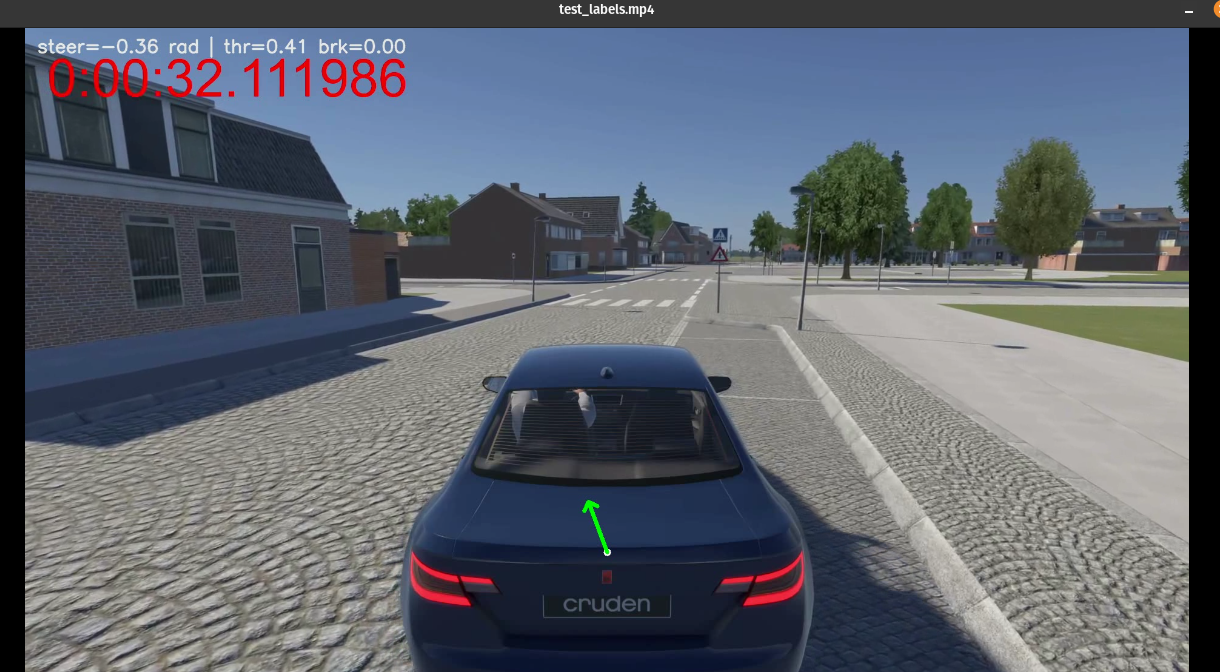
#> input picture image-1.png, 1220 x 672 px; its folder holds only this picture in this run
$ python lane_detection_cv.py --input . --output out
#> lines starting #> are read from the running program, lines starting #| are printed output that depends on the picture; after the words box and inside, x2 and y2 are one past the last pixel; in counts of white or black regions, pixels touching at a corner belong together
"""
Traditional Computer Vision Lane Detection
Uses Canny edge detection + Hough transform for reliable lane detection
"""
import cv2
import numpy as np
import argparse
from pathlib import Path


def region_of_interest(img, vertices):
    """Apply ROI mask to keep only the region defined by vertices"""
    mask = np.zeros_like(img)
    cv2.fillPoly(mask, vertices, 255)
    masked = cv2.bitwise_and(img, mask)
    return masked


def detect_lane_edges(image, low_threshold=50, high_threshold=150):
    """Detect edges using Canny edge detector"""
    # Convert to grayscale
    gray = cv2.cvtColor(image, cv2.COLOR_BGR2GRAY)

    # Apply Gaussian blur to reduce noise
    blur = cv2.GaussianBlur(gray, (5, 5), 0)

    # Canny edge detection
    edges = cv2.Canny(blur, low_threshold, high_threshold)

    return edges


def detect_lines(edges, rho=1, theta=np.pi/180, threshold=50, min_line_length=50, max_line_gap=150):
    """Detect lines using Hough transform"""
    lines = cv2.HoughLinesP(
        edges,
        rho=rho,
        theta=theta,
        threshold=threshold,
        minLineLength=min_line_length,
        maxLineGap=max_line_gap
    )
    return lines


def separate_left_right_lines(lines, img_width):
    """Separate lines into left and right based on slope"""
    left_lines = []
    right_lines = []

    if lines is None:
        return left_lines, right_lines

    for line in lines:
        x1, y1, x2, y2 = line[0]

        # Skip vertical lines
        if x2 - x1 == 0:
            continue

        slope = (y2 - y1) / (x2 - x1)

        # Filter by slope to remove horizontal and near-horizontal lines
        if abs(slope) < 0.5:
            continue

        # Separate by position and slope
        if slope < 0 and x2 < img_width * 0.6:  # Left lane (negative slope)
            left_lines.append((x1, y1, x2, y2, slope))
        elif slope > 0 and x1 > img_width * 0.4:  # Right lane (positive slope)
            right_lines.append((x1, y1, x2, y2, slope))

    return left_lines, right_lines


def fit_lane_polynomial(lines, img_height, img_width):
    """Fit a polynomial curve through line segments and detect line style"""
    if not lines:
        return None, None

    # Extract all points from line segments
    points = []
    for x1, y1, x2, y2, slope in lines:
        points.append((x1, y1))
        points.append((x2, y2))

    if len(points) < 4:
        return None, None

    # Sort points by y coordinate
    points = sorted(points, key=lambda p: p[1])
    x_coords = np.array([p[0] for p in points])
    y_coords = np.array([p[1] for p in points])

    # Fit 2nd degree polynomial for curves (x = f(y))
    try:
        poly = np.polyfit(y_coords, x_coords, deg=2)
    except:
        return None, None

    # Detect line style (solid vs dashed)
    # Calculate gaps between consecutive line segments
    gaps = []
    sorted_lines = sorted(lines, key=lambda l: (l[1] + l[3]) / 2)  # Sort by midpoint y
    for i in range(len(sorted_lines) - 1):
        # Distance between end of one segment and start of next
        _, _, _, y2_end, _ = sorted_lines[i]
        _, y1_start, _, _, _ = sorted_lines[i + 1]
        gap = abs(y1_start - y2_end)
        gaps.append(gap)

    # If we have significant gaps, it's likely dashed
    avg_gap = np.mean(gaps) if gaps else 0
    is_dashed = avg_gap > 20  # Threshold for dashed detection

    # Generate smooth curve points
    y_range = np.linspace(int(img_height * 0.6), img_height, num=50)
    curve_points = []

    for y in y_range:
        x = poly[0] * y**2 + poly[1] * y + poly[2]
        x = int(np.clip(x, 0, img_width - 1))
        curve_points.append((x, int(y)))

    return curve_points, is_dashed


def draw_lane_curve(image, curve_points, is_dashed=False, color=(0, 255, 0), thickness=8):
    """Draw a smooth lane curve (solid or dashed)"""
    if curve_points is None or len(curve_points) < 2:
        return image

    line_image = np.zeros_like(image)

    if is_dashed:
        # Draw dashed line
        dash_length = 20
        gap_length = 15

        for i in range(0, len(curve_points) - 1, dash_length + gap_length):
            end_idx = min(i + dash_length, len(curve_points) - 1)
            segment = curve_points[i:end_idx + 1]

            if len(segment) > 1:
                pts = np.array(segment, dtype=np.int32)
                cv2.polylines(line_image, [pts], False, color, thickness, cv2.LINE_AA)
    else:
        # Draw solid line
        pts = np.array(curve_points, dtype=np.int32)
        cv2.polylines(line_image, [pts], False, color, thickness, cv2.LINE_AA)

    return line_image


def draw_lanes(image, left_curve, left_dashed, right_curve, right_dashed):
    """Draw both lane curves on image"""
    line_image = np.zeros_like(image)

    # Color coding: solid = green, dashed = yellow
    if left_curve is not None:
        color = (0, 255, 255) if left_dashed else (0, 255, 0)
        line_img = draw_lane_curve(image, left_curve, left_dashed, color=color, thickness=8)
        line_image = cv2.add(line_image, line_img)

    if right_curve is not None:
        color = (0, 255, 255) if right_dashed else (0, 255, 0)
        line_img = draw_lane_curve(image, right_curve, right_dashed, color=color, thickness=8)
        line_image = cv2.add(line_image, line_img)

    # Combine with original image
    result = cv2.addWeighted(image, 0.8, line_image, 1.0, 0.0)
    return result


def process_image(image, debug=False):
    """
    Main lane detection pipeline
    """
    h, w = image.shape[:2]

    # Define region of interest (trapezoid focusing on bottom half)
    roi_vertices = np.array([[
        (int(w * 0.1), h),              # Bottom left
        (int(w * 0.45), int(h * 0.6)),  # Top left
        (int(w * 0.55), int(h * 0.6)),  # Top right
        (int(w * 0.9), h)                # Bottom right
    ]], dtype=np.int32)

    # Detect edges
    edges = detect_lane_edges(image)

    # Apply ROI mask
    masked_edges = region_of_interest(edges, roi_vertices)

    if debug:
        cv2.imwrite('/tmp/lane_debug_edges.jpg', masked_edges)

    # Detect lines
    lines = detect_lines(masked_edges)

    # Separate lines into left and right
    left_lines, right_lines = separate_left_right_lines(lines, w)

    # Fit polynomial curves and detect line styles
    left_curve, left_dashed = fit_lane_polynomial(left_lines, h, w)
    right_curve, right_dashed = fit_lane_polynomial(right_lines, h, w)

    # Draw lanes with curves and style detection
    result = draw_lanes(image, left_curve, left_dashed, right_curve, right_dashed)

    return result


def main():
    parser = argparse.ArgumentParser(description='Lane Detection using Computer Vision')
    parser.add_argument('--input', required=True, help='Input image or directory')
    parser.add_argument('--output', required=True, help='Output directory')
    parser.add_argument('--debug', action='store_true', help='Save debug images')
    args = parser.parse_args()

    # Collect input images
    input_path = Path(args.input)
    if input_path.is_file():
        image_paths = [input_path]
    else:
        extensions = ['*.jpg', '*.jpeg', '*.png']
        image_paths = []
        for ext in extensions:
            image_paths.extend(input_path.glob(ext))
        image_paths = sorted(image_paths)

    if not image_paths:
        print(f"No images found in {args.input}")
        return

    # Create output directory
    output_dir = Path(args.output)
    output_dir.mkdir(parents=True, exist_ok=True)

    print(f"Processing {len(image_paths)} images...")

    # Process each image
    for i, img_path in enumerate(image_paths):
        try:
            # Read image
            image = cv2.imread(str(img_path))
#> image is the input picture: shape (672, 1220, 3); mean B, G, R 109.2, 98.9, 93
            if image is None:
                print(f"Failed to read: {img_path}")
                continue

            # Process
            result = process_image(image, debug=args.debug)
#> in detect_lane_edges, `gray = cv2.cvtColor(image, cv2.COLOR_BGR2GRAY)`:
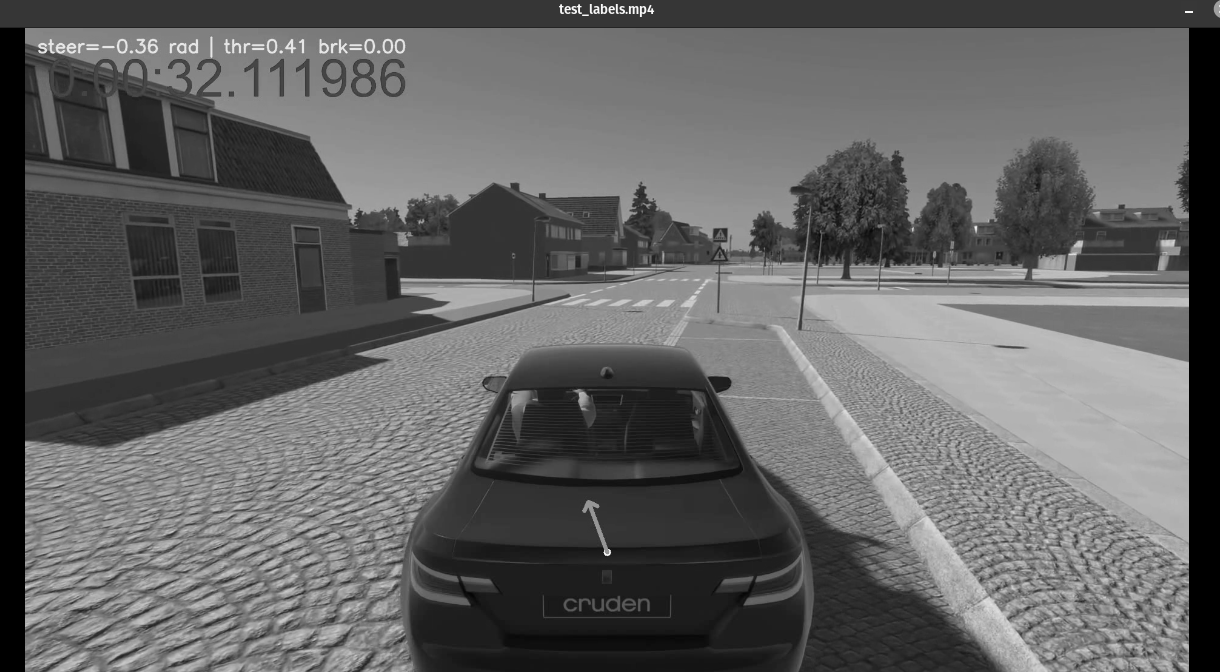
#> gray: shape (672, 1220); min 0, max 251, mean 98.4
#> in detect_lane_edges, `edges = cv2.Canny(blur, low_threshold, high_threshold)`:
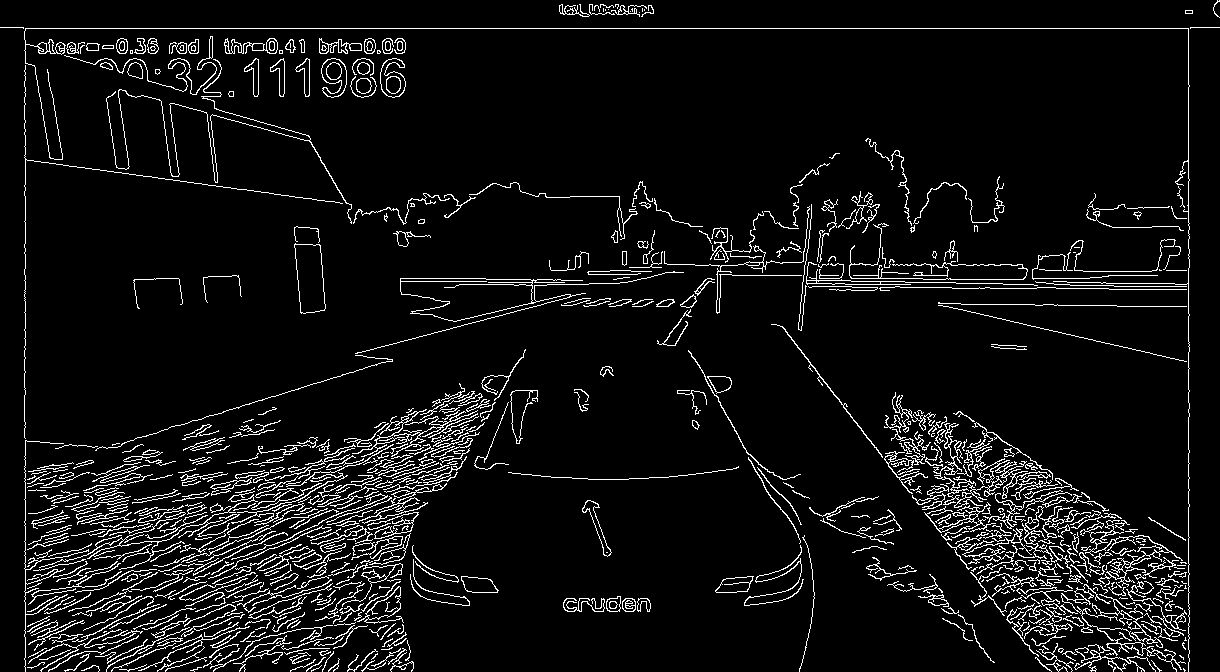
#> edges: shape (672, 1220); 6.6% white in thin lines or dots
#> in region_of_interest, `cv2.fillPoly(mask, vertices, 255)`: mask: shape (672, 1220); 18% white; 1 white region, box (x1, y1, x2, y2) and area: (123, 403, 1098, 672) 147839
#> in region_of_interest, `masked = cv2.bitwise_and(img, mask)`:
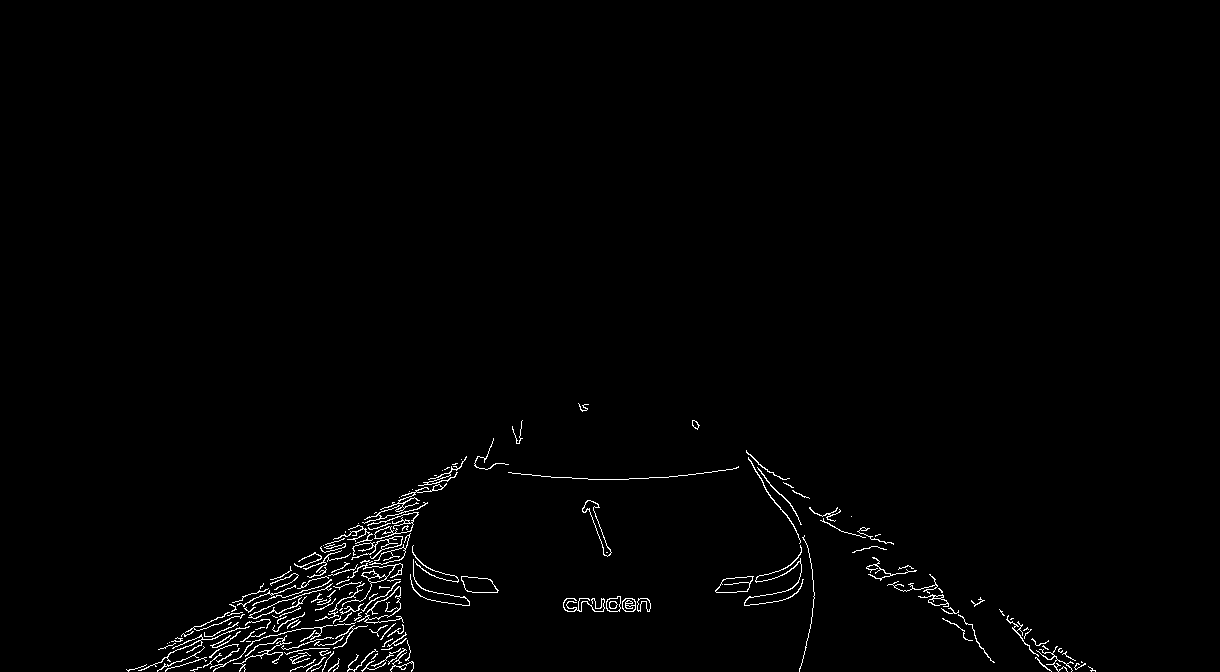
#> masked: shape (672, 1220); 1.1% white in thin lines or dots, all inside (x1, y1, x2, y2) = (126, 403, 1096, 672)
#> in detect_lines, `lines = cv2.HoughLinesP( edges, rho=rho, theta=theta, threshold=thresh..`: lines = 83 rows, first 6: [167, 643, 401, 618], [579, 611, 916, 570], [168, 666, 493, 439], [225, 613, 939, 588], [155, 665, 461, 459], [165, 670, 522, 420]
#> the loop in separate_left_right_lines, `for line in lines:` made 83 passes
#> (x1, y1, x2, y2, slope) on passes 1 to 12: (167, 643, 401, 618, -0.107), (579, 611, 916, 570, -0.122), (168, 666, 493, 439, -0.698), (225, 613, 939, 588, -0.035), (155, 665, 461, 459, -0.673), (165, 670, 522, 420, -0.7), (210, 621, 391, 615, -0.0331), (744, 605, 937, 585, -0.104), (573, 611, 907, 565, -0.138), (267, 654, 451, 470, -1), (564, 608, 876, 565, -0.138), (594, 611, 934, 581, -0.0882)
#> after the loop in separate_left_right_lines, `for line in lines:`: left_lines = 26 items, first 6: (168, 666, 493, 439, -0.698), (155, 665, 461, 459, -0.673), (165, 670, 522, 420, -0.7), (267, 654, 451, 470, -1), (200, 659, 521, 426, -0.726), (209, 656, 584, 404, -0.672); right_lines = [(692, 421, 1069, 666, 0.65), (692, 422, 1071, 668, 0.649), (738, 467, 1091, 671, 0.578), (753, 467, 1091, 670, 0.601), (580, 409, 1049, 669, 0.554), (696, 421, 1095, 670, 0.624), (722, 470, 1071, 671, 0.576), (693, 420, 1095, 671, 0.624)]
#> the loop in fit_lane_polynomial, `for x1, y1, x2, y2, slope in lines:` made 26 passes
#> (x1, y1, x2, y2, slope) on passes 1 to 12: (168, 666, 493, 439, -0.698), (155, 665, 461, 459, -0.673), (165, 670, 522, 420, -0.7), (267, 654, 451, 470, -1), (200, 659, 521, 426, -0.726), (209, 656, 584, 404, -0.672), (155, 666, 493, 438, -0.675), (156, 663, 452, 464, -0.672), (133, 669, 380, 509, -0.648), (166, 670, 521, 421, -0.701), (166, 666, 451, 466, -0.702), (173, 667, 519, 442, -0.65)
#> after the loop in fit_lane_polynomial, `for x1, y1, x2, y2, slope in lines:`: points = 52 pairs, first value 133 to 584, second value 404 to 671
#> in fit_lane_polynomial, `x_coords = np.array([p[0] for p in points])`: x_coords = 52 values, max 584 at index 0, min 133 at index 46, mean 345.2
#> in fit_lane_polynomial, `y_coords = np.array([p[1] for p in points])`: y_coords = 52 values from 404 to 671
#> in fit_lane_polynomial, `poly = np.polyfit(y_coords, x_coords, deg=2)`: poly = [-2.33e-05, -1.34, 1097.3]
#> in fit_lane_polynomial, `sorted_lines = sorted(lines, key=lambda l: (l[1] + l[3]) / 2)`: sorted_lines = 26 items, first 6: (209, 656, 584, 404, -0.672), (317, 668, 579, 406, -1), (197, 657, 521, 422, -0.725), (196, 660, 521, 424, -0.726), (260, 655, 520, 429, -0.869), (200, 659, 521, 426, -0.726)
#> the loop in fit_lane_polynomial, `for i in range(len(sorted_lines) - 1):` made 25 passes
#> (y2_end, y1_start, gap) on passes 1 to 12: (404, 668, 264), (406, 657, 251), (422, 660, 238), (424, 655, 231), (429, 659, 230), (426, 657, 231), (428, 659, 231), (430, 670, 240), (420, 667, 247), (423, 670, 247), (421, 665, 244), (438, 666, 228)
#> after the loop in fit_lane_polynomial, `for i in range(len(sorted_lines) - 1):`: gaps = 25 values, max 264 at index 0, min 157 at index 24, mean 217.4
#> in fit_lane_polynomial, `avg_gap = np.mean(gaps) if gaps else 0`: avg_gap = 217.4
#> in fit_lane_polynomial, `is_dashed = avg_gap > 20`: is_dashed = True
#> the loop in fit_lane_polynomial, `for y in y_range:` made 50 passes
#> x on passes 1 to 12: 554, 547, 539, 532, 524, 517, 509, 502, 495, 487, 480, 472
#> after the loop in fit_lane_polynomial, `for y in y_range:`: curve_points = 50 pairs, first value 188 to 554, second value 403 to 672
#> in process_image, `left_curve, left_dashed = fit_lane_polynomial(left_lines, h, w)`: left_curve has the same summary as curve_points in fit_lane_polynomial; left_dashed = True
#> the loop in fit_lane_polynomial (call 2), `for x1, y1, x2, y2, slope in lines:` made 8 passes
#> the loop in fit_lane_polynomial (call 2), `for i in range(len(sorted_lines) - 1):` made 7 passes
#> (y2_end, y1_start, gap) on passes 1 to 7: (669, 421, 248), (666, 422, 244), (668, 421, 247), (670, 420, 250), (671, 467, 204), (670, 467, 203), (671, 470, 201)
#> the loop in fit_lane_polynomial (call 2), `for y in y_range:` made 50 passes
#> x on passes 1 to 12: 642, 650, 659, 667, 676, 685, 693, 702, 711, 719, 728, 737
#> in process_image, `right_curve, right_dashed = fit_lane_polynomial(right_lines, h, w)`: right_curve = 50 pairs, first value 642 to 1083, second value 403 to 672; right_dashed = True
#> in draw_lanes, `color = (0, 255, 255) if left_dashed else (0, 255, 0)`: color = (0, 255, 255)
#> the loop in draw_lane_curve, `for i in range(0, len(curve_points) - 1, dash_length + gap_length):` made 2 passes
#> end_idx on pass 1: 20
#> (i, end_idx) on pass 2: (35, 49)
#> after the loop in draw_lane_curve, `for i in range(0, len(curve_points) - 1, dash_length + gap_length):`:
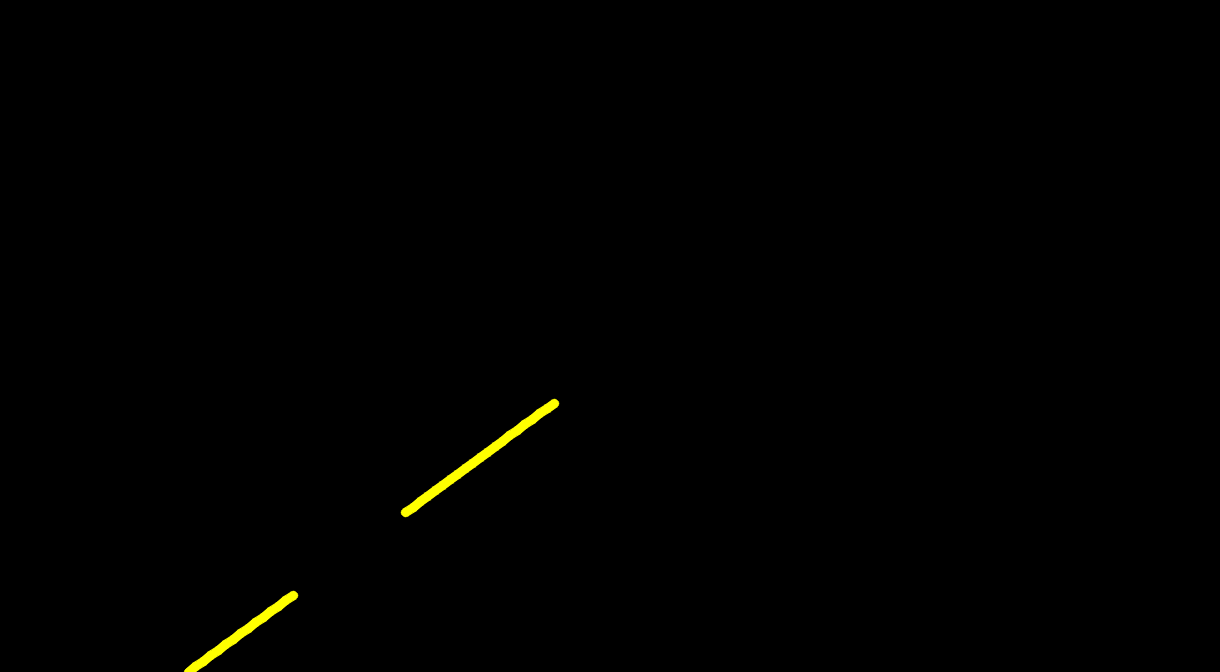
#> line_image: shape (672, 1220, 3); mean of channels 0, 1, 2 0, 0.9, 0.9; drawn as B, G, R
#> the loop in draw_lane_curve (call 2), `for i in range(0, len(curve_points) - 1, dash_length + gap_length):` made 2 passes
#> in draw_lanes, `result = cv2.addWeighted(image, 0.8, line_image, 1.0, 0.0)`:
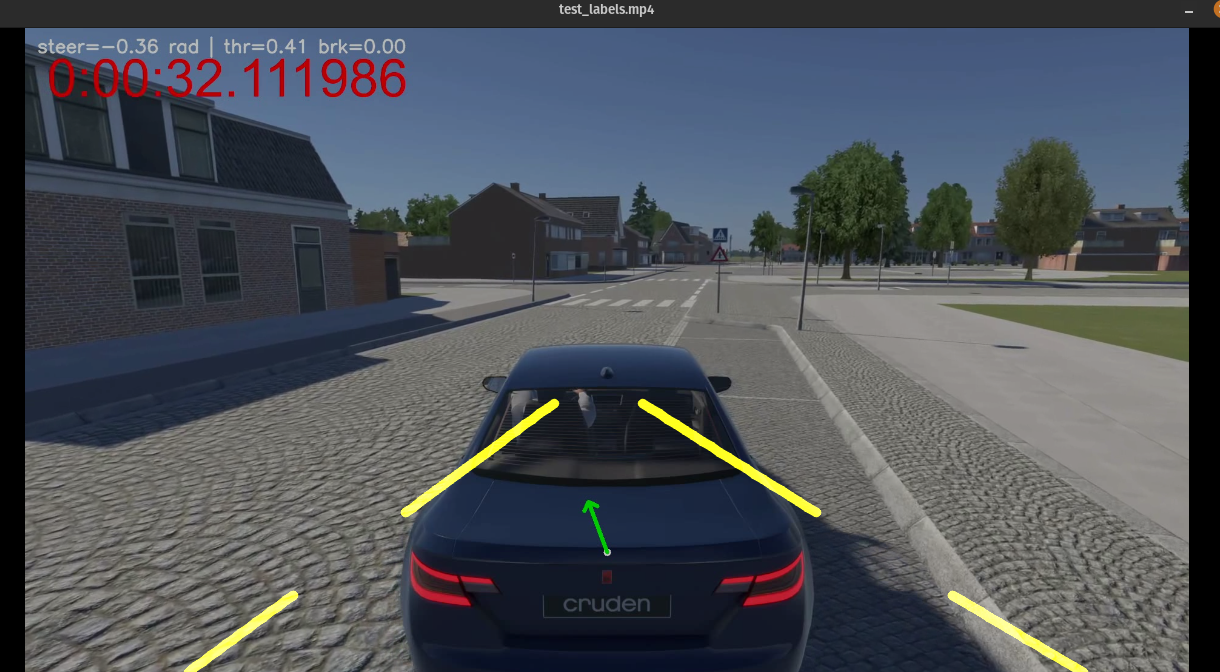
#> result: shape (672, 1220, 3); mean B, G, R 87.3, 80.6, 75.8

            # Save
            output_path = output_dir / f"{img_path.stem}_lanes{img_path.suffix}"
            cv2.imwrite(str(output_path), result)

            if (i + 1) % 100 == 0:
                print(f"Processed {i + 1}/{len(image_paths)} images")

        except Exception as e:
            print(f"Error processing {img_path}: {e}")

    print(f"Done! Results saved to {output_dir}")


if __name__ == '__main__':
    main()
